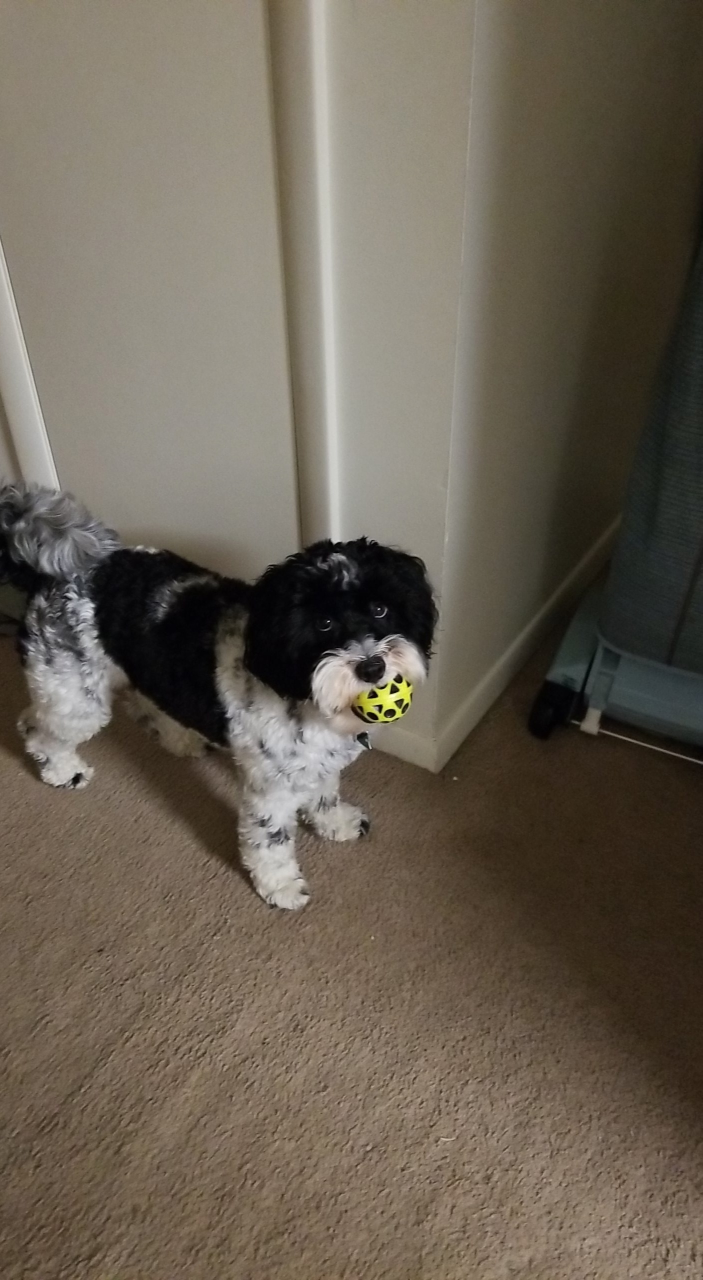
#> input picture assets/loki.jpg, 1405 x 2560 px (shown at 1/2 size)
$ python tut2.py
#> lines starting #> are read from the running program, lines starting #| are printed output that depends on the picture
import cv2
import random
img = cv2.imread('assets/loki.jpg',-1)
#> img is the input picture: shape (2560, 1405, 3); mean B, G, R 83.6, 96.7, 105.8
img = cv2.resize(img, (0,0), fx=0.3,fy=0.3)
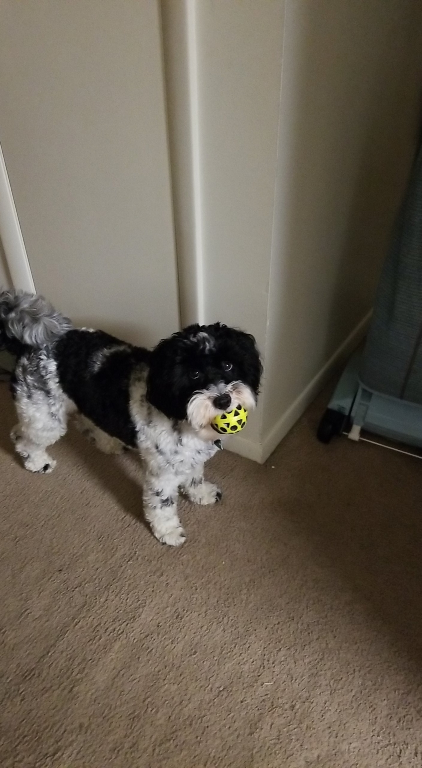
#> img: shape (768, 422, 3); mean B, G, R 83.5, 96.5, 105.7
for i in range(img.shape[0]):
    for j in range(img.shape[1]):
        img[i][j] = [random.randint(0,255),random.randint(0,255),random.randint(0,255)]
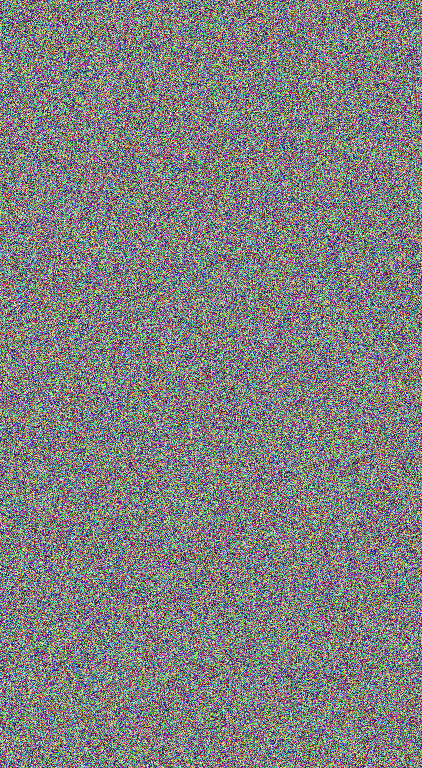
#> img: shape (768, 422, 3); mean B, G, R 127.5, 127.4, 127.4

cv2.imshow('Image', img)
cv2.waitKey(0)
cv2.destroyAllWindows()
